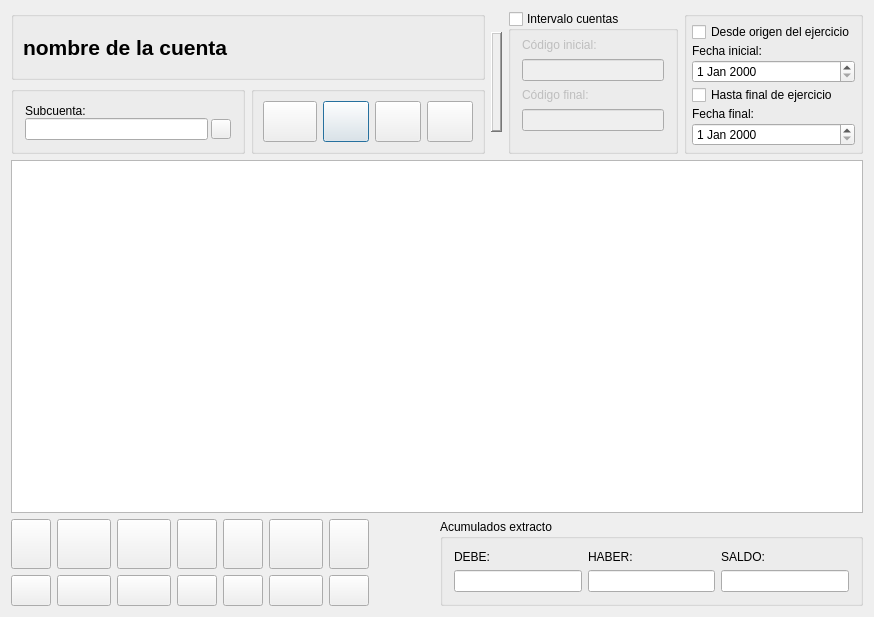
<?xml version="1.0" encoding="UTF-8"?>
<ui version="4.0">
 <author>José Manuel Díez Botella</author>
 <class>consmayor</class>
 <widget class="QDialog" name="consmayor">
  <property name="geometry">
   <rect>
    <x>0</x>
    <y>0</y>
    <width>874</width>
    <height>617</height>
   </rect>
  </property>
  <property name="windowTitle">
   <string>Consultas de Mayor</string>
  </property>
  <layout class="QVBoxLayout" name="verticalLayout_4">
   <item>
    <layout class="QHBoxLayout">
     <item>
      <layout class="QVBoxLayout">
       <item>
        <widget class="QGroupBox" name="groupBox_5">
         <property name="sizePolicy">
          <sizepolicy hsizetype="Preferred" vsizetype="Preferred">
           <horstretch>0</horstretch>
           <verstretch>0</verstretch>
          </sizepolicy>
         </property>
         <property name="title">
          <string/>
         </property>
         <layout class="QVBoxLayout">
          <property name="spacing">
           <number>6</number>
          </property>
          <property name="leftMargin">
           <number>9</number>
          </property>
          <property name="topMargin">
           <number>9</number>
          </property>
          <property name="rightMargin">
           <number>9</number>
          </property>
          <property name="bottomMargin">
           <number>9</number>
          </property>
          <item>
           <layout class="QHBoxLayout">
            <property name="spacing">
             <number>6</number>
            </property>
            <property name="leftMargin">
             <number>0</number>
            </property>
            <property name="topMargin">
             <number>0</number>
            </property>
            <property name="rightMargin">
             <number>0</number>
            </property>
            <property name="bottomMargin">
             <number>0</number>
            </property>
            <item>
             <widget class="QLabel" name="nombrelabel">
              <property name="sizePolicy">
               <sizepolicy hsizetype="Preferred" vsizetype="Preferred">
                <horstretch>0</horstretch>
                <verstretch>0</verstretch>
               </sizepolicy>
              </property>
              <property name="font">
               <font>
                <pointsize>16</pointsize>
                <weight>75</weight>
                <bold>true</bold>
               </font>
              </property>
              <property name="text">
               <string>nombre de la cuenta</string>
              </property>
              <property name="textFormat">
               <enum>Qt::PlainText</enum>
              </property>
              <property name="scaledContents">
               <bool>true</bool>
              </property>
             </widget>
            </item>
           </layout>
          </item>
         </layout>
        </widget>
       </item>
       <item>
        <layout class="QHBoxLayout">
         <item>
          <widget class="QGroupBox" name="groupBox">
           <property name="sizePolicy">
            <sizepolicy hsizetype="Expanding" vsizetype="Preferred">
             <horstretch>0</horstretch>
             <verstretch>0</verstretch>
            </sizepolicy>
           </property>
           <property name="title">
            <string/>
           </property>
           <layout class="QVBoxLayout">
            <item>
             <layout class="QVBoxLayout">
              <property name="spacing">
               <number>0</number>
              </property>
              <item>
               <widget class="QLabel" name="textLabel1">
                <property name="maximumSize">
                 <size>
                  <width>110</width>
                  <height>32767</height>
                 </size>
                </property>
                <property name="frameShape">
                 <enum>QFrame::NoFrame</enum>
                </property>
                <property name="frameShadow">
                 <enum>QFrame::Plain</enum>
                </property>
                <property name="text">
                 <string>Subcuenta:</string>
                </property>
                <property name="wordWrap">
                 <bool>false</bool>
                </property>
               </widget>
              </item>
              <item>
               <layout class="QHBoxLayout">
                <property name="spacing">
                 <number>3</number>
                </property>
                <item>
                 <widget class="QLineEdit" name="subcuentalineEdit">
                  <property name="minimumSize">
                   <size>
                    <width>125</width>
                    <height>0</height>
                   </size>
                  </property>
                  <property name="maxLength">
                   <number>40</number>
                  </property>
                 </widget>
                </item>
                <item>
                 <widget class="QPushButton" name="buscapushButton">
                  <property name="minimumSize">
                   <size>
                    <width>20</width>
                    <height>20</height>
                   </size>
                  </property>
                  <property name="maximumSize">
                   <size>
                    <width>20</width>
                    <height>20</height>
                   </size>
                  </property>
                  <property name="text">
                   <string/>
                  </property>
                  <property name="icon">
                   <iconset resource="keme.qrc">
                    <normaloff>:/iconos/graf/viewer.xpm</normaloff>:/iconos/graf/viewer.xpm</iconset>
                  </property>
                  <property name="shortcut">
                   <string/>
                  </property>
                  <property name="autoDefault">
                   <bool>false</bool>
                  </property>
                 </widget>
                </item>
               </layout>
              </item>
             </layout>
            </item>
           </layout>
          </widget>
         </item>
         <item>
          <widget class="QGroupBox" name="groupBox_2">
           <property name="title">
            <string/>
           </property>
           <layout class="QVBoxLayout">
            <property name="spacing">
             <number>6</number>
            </property>
            <property name="leftMargin">
             <number>9</number>
            </property>
            <property name="topMargin">
             <number>9</number>
            </property>
            <property name="rightMargin">
             <number>9</number>
            </property>
            <property name="bottomMargin">
             <number>9</number>
            </property>
            <item>
             <layout class="QHBoxLayout">
              <property name="spacing">
               <number>6</number>
              </property>
              <property name="leftMargin">
               <number>0</number>
              </property>
              <property name="topMargin">
               <number>0</number>
              </property>
              <property name="rightMargin">
               <number>0</number>
              </property>
              <property name="bottomMargin">
               <number>0</number>
              </property>
              <item>
               <widget class="QPushButton" name="datospushButton">
                <property name="sizePolicy">
                 <sizepolicy hsizetype="Expanding" vsizetype="Fixed">
                  <horstretch>0</horstretch>
                  <verstretch>0</verstretch>
                 </sizepolicy>
                </property>
                <property name="maximumSize">
                 <size>
                  <width>54</width>
                  <height>50</height>
                 </size>
                </property>
                <property name="toolTip">
                 <string>Datos accesorios cuenta auxiliar</string>
                </property>
                <property name="text">
                 <string/>
                </property>
                <property name="icon">
                 <iconset resource="keme.qrc">
                  <normaloff>:/iconos/graf/text-x-vcard.png</normaloff>:/iconos/graf/text-x-vcard.png</iconset>
                </property>
                <property name="iconSize">
                 <size>
                  <width>50</width>
                  <height>50</height>
                 </size>
                </property>
               </widget>
              </item>
              <item>
               <widget class="QPushButton" name="refrescarpushButton">
                <property name="maximumSize">
                 <size>
                  <width>60</width>
                  <height>50</height>
                 </size>
                </property>
                <property name="toolTip">
                 <string>Refrescar</string>
                </property>
                <property name="text">
                 <string/>
                </property>
                <property name="icon">
                 <iconset resource="keme.qrc">
                  <normaloff>:/iconos/graf/rayo.png</normaloff>:/iconos/graf/rayo.png</iconset>
                </property>
                <property name="iconSize">
                 <size>
                  <width>40</width>
                  <height>40</height>
                 </size>
                </property>
                <property name="autoDefault">
                 <bool>false</bool>
                </property>
                <property name="default">
                 <bool>true</bool>
                </property>
               </widget>
              </item>
              <item>
               <widget class="QPushButton" name="previapushButton">
                <property name="maximumSize">
                 <size>
                  <width>60</width>
                  <height>50</height>
                 </size>
                </property>
                <property name="toolTip">
                 <string>Subcuenta anterior</string>
                </property>
                <property name="text">
                 <string/>
                </property>
                <property name="icon">
                 <iconset resource="keme.qrc">
                  <normaloff>:/iconos/graf/back.png</normaloff>:/iconos/graf/back.png</iconset>
                </property>
                <property name="iconSize">
                 <size>
                  <width>40</width>
                  <height>40</height>
                 </size>
                </property>
               </widget>
              </item>
              <item>
               <widget class="QPushButton" name="siguientepushButton">
                <property name="maximumSize">
                 <size>
                  <width>60</width>
                  <height>50</height>
                 </size>
                </property>
                <property name="toolTip">
                 <string>Subcuenta posterior</string>
                </property>
                <property name="text">
                 <string/>
                </property>
                <property name="icon">
                 <iconset resource="keme.qrc">
                  <normaloff>:/iconos/graf/forward.png</normaloff>:/iconos/graf/forward.png</iconset>
                </property>
                <property name="iconSize">
                 <size>
                  <width>40</width>
                  <height>40</height>
                 </size>
                </property>
               </widget>
              </item>
             </layout>
            </item>
           </layout>
          </widget>
         </item>
        </layout>
       </item>
      </layout>
     </item>
     <item>
      <widget class="QLabel" name="fotolabel">
       <property name="sizePolicy">
        <sizepolicy hsizetype="Fixed" vsizetype="Fixed">
         <horstretch>0</horstretch>
         <verstretch>0</verstretch>
        </sizepolicy>
       </property>
       <property name="minimumSize">
        <size>
         <width>0</width>
         <height>0</height>
        </size>
       </property>
       <property name="maximumSize">
        <size>
         <width>90</width>
         <height>100</height>
        </size>
       </property>
       <property name="frameShape">
        <enum>QFrame::WinPanel</enum>
       </property>
       <property name="frameShadow">
        <enum>QFrame::Raised</enum>
       </property>
       <property name="lineWidth">
        <number>0</number>
       </property>
       <property name="text">
        <string/>
       </property>
      </widget>
     </item>
     <item>
      <widget class="QGroupBox" name="intervalogroupBox">
       <property name="maximumSize">
        <size>
         <width>170</width>
         <height>16777215</height>
        </size>
       </property>
       <property name="title">
        <string>Intervalo cuentas</string>
       </property>
       <property name="checkable">
        <bool>true</bool>
       </property>
       <property name="checked">
        <bool>false</bool>
       </property>
       <layout class="QVBoxLayout">
        <property name="topMargin">
         <number>5</number>
        </property>
        <property name="bottomMargin">
         <number>20</number>
        </property>
        <item>
         <widget class="QLabel" name="label">
          <property name="text">
           <string>Código inicial:</string>
          </property>
         </widget>
        </item>
        <item>
         <widget class="QLineEdit" name="iniciallineEdit"/>
        </item>
        <item>
         <widget class="QLabel" name="label_2">
          <property name="text">
           <string>Código final:</string>
          </property>
         </widget>
        </item>
        <item>
         <widget class="QLineEdit" name="finallineEdit"/>
        </item>
       </layout>
      </widget>
     </item>
     <item>
      <widget class="QGroupBox" name="groupBox_3">
       <property name="title">
        <string/>
       </property>
       <layout class="QVBoxLayout">
        <property name="spacing">
         <number>2</number>
        </property>
        <property name="leftMargin">
         <number>5</number>
        </property>
        <property name="topMargin">
         <number>5</number>
        </property>
        <property name="rightMargin">
         <number>5</number>
        </property>
        <property name="bottomMargin">
         <number>5</number>
        </property>
        <item>
         <widget class="QCheckBox" name="origencheckBox">
          <property name="text">
           <string>Desde origen del ejercicio</string>
          </property>
         </widget>
        </item>
        <item>
         <widget class="QLabel" name="textLabel2">
          <property name="text">
           <string>Fecha inicial:</string>
          </property>
          <property name="wordWrap">
           <bool>false</bool>
          </property>
         </widget>
        </item>
        <item>
         <widget class="QDateEdit" name="inicialdateEdit"/>
        </item>
        <item>
         <widget class="QCheckBox" name="fincheckBox">
          <property name="text">
           <string>Hasta final de ejercicio</string>
          </property>
         </widget>
        </item>
        <item>
         <widget class="QLabel" name="textLabel3">
          <property name="text">
           <string>Fecha final:</string>
          </property>
          <property name="wordWrap">
           <bool>false</bool>
          </property>
         </widget>
        </item>
        <item>
         <widget class="QDateEdit" name="finaldateEdit"/>
        </item>
       </layout>
      </widget>
     </item>
    </layout>
   </item>
   <item>
    <widget class="QTableWidget" name="mayortable"/>
   </item>
   <item>
    <layout class="QHBoxLayout" name="horizontalLayout">
     <item>
      <layout class="QGridLayout" name="gridLayout">
       <item row="0" column="0">
        <widget class="QPushButton" name="imprimirpushButton">
         <property name="maximumSize">
          <size>
           <width>54</width>
           <height>50</height>
          </size>
         </property>
         <property name="toolTip">
          <string>Imprimir</string>
         </property>
         <property name="text">
          <string/>
         </property>
         <property name="icon">
          <iconset resource="keme.qrc">
           <normaloff>:/iconos/graf/Print-icon.png</normaloff>:/iconos/graf/Print-icon.png</iconset>
         </property>
         <property name="iconSize">
          <size>
           <width>40</width>
           <height>40</height>
          </size>
         </property>
        </widget>
       </item>
       <item row="0" column="1">
        <widget class="QPushButton" name="editarpushButton">
         <property name="enabled">
          <bool>true</bool>
         </property>
         <property name="maximumSize">
          <size>
           <width>54</width>
           <height>50</height>
          </size>
         </property>
         <property name="toolTip">
          <string>Edición del asiento correspondiente</string>
         </property>
         <property name="text">
          <string/>
         </property>
         <property name="icon">
          <iconset resource="keme.qrc">
           <normaloff>:/iconos/graf/document-edit.png</normaloff>:/iconos/graf/document-edit.png</iconset>
         </property>
         <property name="iconSize">
          <size>
           <width>40</width>
           <height>40</height>
          </size>
         </property>
        </widget>
       </item>
       <item row="0" column="2">
        <widget class="QPushButton" name="consultarpushButton">
         <property name="enabled">
          <bool>true</bool>
         </property>
         <property name="maximumSize">
          <size>
           <width>54</width>
           <height>50</height>
          </size>
         </property>
         <property name="toolTip">
          <string>Consultar asiento</string>
         </property>
         <property name="text">
          <string/>
         </property>
         <property name="icon">
          <iconset resource="keme.qrc">
           <normaloff>:/iconos/graf/document-preview.png</normaloff>:/iconos/graf/document-preview.png</iconset>
         </property>
         <property name="iconSize">
          <size>
           <width>40</width>
           <height>40</height>
          </size>
         </property>
        </widget>
       </item>
       <item row="0" column="3">
        <widget class="QPushButton" name="vtospushButton">
         <property name="sizePolicy">
          <sizepolicy hsizetype="Preferred" vsizetype="Preferred">
           <horstretch>0</horstretch>
           <verstretch>0</verstretch>
          </sizepolicy>
         </property>
         <property name="maximumSize">
          <size>
           <width>54</width>
           <height>50</height>
          </size>
         </property>
         <property name="toolTip">
          <string>Edita vencimientos</string>
         </property>
         <property name="text">
          <string/>
         </property>
         <property name="icon">
          <iconset resource="keme.qrc">
           <normaloff>:/iconos/graf/calendario_venci.png</normaloff>:/iconos/graf/calendario_venci.png</iconset>
         </property>
         <property name="iconSize">
          <size>
           <width>40</width>
           <height>40</height>
          </size>
         </property>
        </widget>
       </item>
       <item row="1" column="0">
        <widget class="QPushButton" name="borrarpushButton">
         <property name="maximumSize">
          <size>
           <width>54</width>
           <height>50</height>
          </size>
         </property>
         <property name="toolTip">
          <string comment="Borra asiento">Borra asiento</string>
         </property>
         <property name="text">
          <string/>
         </property>
         <property name="icon">
          <iconset resource="keme.qrc">
           <normaloff>:/iconos/graf/delete_128.png</normaloff>:/iconos/graf/delete_128.png</iconset>
         </property>
         <property name="iconSize">
          <size>
           <width>32</width>
           <height>32</height>
          </size>
         </property>
        </widget>
       </item>
       <item row="1" column="1">
        <widget class="QPushButton" name="nuevopushButton">
         <property name="sizePolicy">
          <sizepolicy hsizetype="Expanding" vsizetype="Fixed">
           <horstretch>0</horstretch>
           <verstretch>0</verstretch>
          </sizepolicy>
         </property>
         <property name="maximumSize">
          <size>
           <width>54</width>
           <height>50</height>
          </size>
         </property>
         <property name="toolTip">
          <string>Introduce nuevo asiento</string>
         </property>
         <property name="text">
          <string/>
         </property>
         <property name="icon">
          <iconset resource="keme.qrc">
           <normaloff>:/iconos/graf/Files-New-File-icon.png</normaloff>:/iconos/graf/Files-New-File-icon.png</iconset>
         </property>
         <property name="iconSize">
          <size>
           <width>40</width>
           <height>40</height>
          </size>
         </property>
        </widget>
       </item>
       <item row="1" column="2">
        <widget class="QPushButton" name="copiarpushButton">
         <property name="sizePolicy">
          <sizepolicy hsizetype="Expanding" vsizetype="Fixed">
           <horstretch>0</horstretch>
           <verstretch>0</verstretch>
          </sizepolicy>
         </property>
         <property name="maximumSize">
          <size>
           <width>54</width>
           <height>50</height>
          </size>
         </property>
         <property name="toolTip">
          <string>Pasar al portapapeles el resultado de la consulta</string>
         </property>
         <property name="text">
          <string/>
         </property>
         <property name="icon">
          <iconset resource="keme.qrc">
           <normaloff>:/iconos/graf/copiar.png</normaloff>:/iconos/graf/copiar.png</iconset>
         </property>
         <property name="iconSize">
          <size>
           <width>40</width>
           <height>40</height>
          </size>
         </property>
        </widget>
       </item>
       <item row="1" column="8">
        <spacer name="horizontalSpacer">
         <property name="orientation">
          <enum>Qt::Horizontal</enum>
         </property>
         <property name="sizeHint" stdset="0">
          <size>
           <width>40</width>
           <height>20</height>
          </size>
         </property>
        </spacer>
       </item>
       <item row="0" column="4">
        <widget class="QPushButton" name="procvtopushButton">
         <property name="sizePolicy">
          <sizepolicy hsizetype="Preferred" vsizetype="Preferred">
           <horstretch>0</horstretch>
           <verstretch>0</verstretch>
          </sizepolicy>
         </property>
         <property name="maximumSize">
          <size>
           <width>54</width>
           <height>50</height>
          </size>
         </property>
         <property name="toolTip">
          <string>Procesa vencimiento asociado</string>
         </property>
         <property name="text">
          <string/>
         </property>
         <property name="icon">
          <iconset resource="keme.qrc">
           <normaloff>:/iconos/graf/COINS-icon.png</normaloff>:/iconos/graf/COINS-icon.png</iconset>
         </property>
         <property name="iconSize">
          <size>
           <width>40</width>
           <height>40</height>
          </size>
         </property>
        </widget>
       </item>
       <item row="1" column="6">
        <widget class="QPushButton" name="cancelarpushButton">
         <property name="maximumSize">
          <size>
           <width>54</width>
           <height>50</height>
          </size>
         </property>
         <property name="toolTip">
          <string>Salir</string>
         </property>
         <property name="text">
          <string/>
         </property>
         <property name="icon">
          <iconset resource="keme.qrc">
           <normaloff>:/iconos/graf/application-exit.png</normaloff>:/iconos/graf/application-exit.png</iconset>
         </property>
         <property name="iconSize">
          <size>
           <width>40</width>
           <height>40</height>
          </size>
         </property>
         <property name="shortcut">
          <string/>
         </property>
        </widget>
       </item>
       <item row="1" column="4">
        <widget class="QPushButton" name="xmlpushButton">
         <property name="sizePolicy">
          <sizepolicy hsizetype="Preferred" vsizetype="Preferred">
           <horstretch>0</horstretch>
           <verstretch>0</verstretch>
          </sizepolicy>
         </property>
         <property name="maximumSize">
          <size>
           <width>54</width>
           <height>50</height>
          </size>
         </property>
         <property name="toolTip">
          <string>Genera archivo XML</string>
         </property>
         <property name="text">
          <string/>
         </property>
         <property name="icon">
          <iconset resource="keme.qrc">
           <normaloff>:/iconos/graf/XML.png</normaloff>:/iconos/graf/XML.png</iconset>
         </property>
         <property name="iconSize">
          <size>
           <width>40</width>
           <height>40</height>
          </size>
         </property>
        </widget>
       </item>
       <item row="1" column="3">
        <widget class="QPushButton" name="acumpushButton">
         <property name="sizePolicy">
          <sizepolicy hsizetype="Preferred" vsizetype="Preferred">
           <horstretch>0</horstretch>
           <verstretch>0</verstretch>
          </sizepolicy>
         </property>
         <property name="maximumSize">
          <size>
           <width>54</width>
           <height>50</height>
          </size>
         </property>
         <property name="toolTip">
          <string>Acumulados cuenta</string>
         </property>
         <property name="text">
          <string/>
         </property>
         <property name="icon">
          <iconset resource="keme.qrc">
           <normaloff>:/iconos/graf/Bar-chart-icon.png</normaloff>:/iconos/graf/Bar-chart-icon.png</iconset>
         </property>
         <property name="iconSize">
          <size>
           <width>40</width>
           <height>40</height>
          </size>
         </property>
        </widget>
       </item>
       <item row="1" column="5">
        <widget class="QPushButton" name="asignafichdocpushButton">
         <property name="sizePolicy">
          <sizepolicy hsizetype="Preferred" vsizetype="Preferred">
           <horstretch>0</horstretch>
           <verstretch>0</verstretch>
          </sizepolicy>
         </property>
         <property name="maximumSize">
          <size>
           <width>54</width>
           <height>50</height>
          </size>
         </property>
         <property name="toolTip">
          <string>Asignar archivo de documento a asiento</string>
         </property>
         <property name="text">
          <string/>
         </property>
         <property name="icon">
          <iconset resource="keme.qrc">
           <normaloff>:/iconos/graf/utilities-file-archiver.png</normaloff>:/iconos/graf/utilities-file-archiver.png</iconset>
         </property>
         <property name="iconSize">
          <size>
           <width>40</width>
           <height>40</height>
          </size>
         </property>
        </widget>
       </item>
       <item row="0" column="5">
        <widget class="QPushButton" name="visdocpushButton">
         <property name="minimumSize">
          <size>
           <width>54</width>
           <height>50</height>
          </size>
         </property>
         <property name="maximumSize">
          <size>
           <width>54</width>
           <height>50</height>
          </size>
         </property>
         <property name="toolTip">
          <string>Visualizar documento asociado</string>
         </property>
         <property name="text">
          <string/>
         </property>
         <property name="icon">
          <iconset resource="keme.qrc">
           <normaloff>:/iconos/graf/document-preview-archive.png</normaloff>:/iconos/graf/document-preview-archive.png</iconset>
         </property>
         <property name="iconSize">
          <size>
           <width>40</width>
           <height>40</height>
          </size>
         </property>
        </widget>
       </item>
       <item row="0" column="6">
        <widget class="QPushButton" name="texpushButton">
         <property name="sizePolicy">
          <sizepolicy hsizetype="Preferred" vsizetype="Preferred">
           <horstretch>0</horstretch>
           <verstretch>0</verstretch>
          </sizepolicy>
         </property>
         <property name="maximumSize">
          <size>
           <width>54</width>
           <height>50</height>
          </size>
         </property>
         <property name="toolTip">
          <string>Carga documento TEX</string>
         </property>
         <property name="text">
          <string/>
         </property>
         <property name="icon">
          <iconset resource="keme.qrc">
           <normaloff>:/iconos/graf/tex.png</normaloff>:/iconos/graf/tex.png</iconset>
         </property>
         <property name="iconSize">
          <size>
           <width>40</width>
           <height>40</height>
          </size>
         </property>
        </widget>
       </item>
      </layout>
     </item>
     <item>
      <widget class="QGroupBox" name="groupBox_4">
       <property name="title">
        <string>Acumulados extracto</string>
       </property>
       <layout class="QHBoxLayout" name="horizontalLayout_2">
        <item>
         <layout class="QVBoxLayout" name="verticalLayout">
          <item>
           <widget class="QLabel" name="textLabel1_2">
            <property name="maximumSize">
             <size>
              <width>80</width>
              <height>32767</height>
             </size>
            </property>
            <property name="text">
             <string>DEBE:</string>
            </property>
            <property name="wordWrap">
             <bool>false</bool>
            </property>
           </widget>
          </item>
          <item>
           <widget class="QLineEdit" name="debelineEdit">
            <property name="alignment">
             <set>Qt::AlignRight</set>
            </property>
            <property name="readOnly">
             <bool>true</bool>
            </property>
           </widget>
          </item>
         </layout>
        </item>
        <item>
         <layout class="QVBoxLayout" name="verticalLayout_2">
          <item>
           <widget class="QLabel" name="textLabel2_2">
            <property name="maximumSize">
             <size>
              <width>80</width>
              <height>32767</height>
             </size>
            </property>
            <property name="text">
             <string>HABER:</string>
            </property>
            <property name="wordWrap">
             <bool>false</bool>
            </property>
           </widget>
          </item>
          <item>
           <widget class="QLineEdit" name="haberlineEdit">
            <property name="alignment">
             <set>Qt::AlignRight</set>
            </property>
            <property name="readOnly">
             <bool>true</bool>
            </property>
           </widget>
          </item>
         </layout>
        </item>
        <item>
         <layout class="QVBoxLayout" name="verticalLayout_3">
          <item>
           <widget class="QLabel" name="textLabel3_2">
            <property name="maximumSize">
             <size>
              <width>80</width>
              <height>32767</height>
             </size>
            </property>
            <property name="text">
             <string>SALDO:</string>
            </property>
            <property name="wordWrap">
             <bool>false</bool>
            </property>
           </widget>
          </item>
          <item>
           <widget class="QLineEdit" name="saldolineEdit">
            <property name="alignment">
             <set>Qt::AlignRight</set>
            </property>
            <property name="readOnly">
             <bool>true</bool>
            </property>
           </widget>
          </item>
         </layout>
        </item>
       </layout>
      </widget>
     </item>
    </layout>
   </item>
  </layout>
 </widget>
 <layoutdefault spacing="6" margin="11"/>
 <tabstops>
  <tabstop>subcuentalineEdit</tabstop>
  <tabstop>buscapushButton</tabstop>
  <tabstop>refrescarpushButton</tabstop>
  <tabstop>previapushButton</tabstop>
  <tabstop>siguientepushButton</tabstop>
  <tabstop>intervalogroupBox</tabstop>
  <tabstop>iniciallineEdit</tabstop>
  <tabstop>finallineEdit</tabstop>
  <tabstop>origencheckBox</tabstop>
  <tabstop>inicialdateEdit</tabstop>
  <tabstop>fincheckBox</tabstop>
  <tabstop>finaldateEdit</tabstop>
  <tabstop>mayortable</tabstop>
  <tabstop>imprimirpushButton</tabstop>
  <tabstop>editarpushButton</tabstop>
  <tabstop>consultarpushButton</tabstop>
  <tabstop>vtospushButton</tabstop>
  <tabstop>procvtopushButton</tabstop>
  <tabstop>visdocpushButton</tabstop>
  <tabstop>texpushButton</tabstop>
  <tabstop>borrarpushButton</tabstop>
  <tabstop>nuevopushButton</tabstop>
  <tabstop>copiarpushButton</tabstop>
  <tabstop>acumpushButton</tabstop>
  <tabstop>xmlpushButton</tabstop>
  <tabstop>asignafichdocpushButton</tabstop>
  <tabstop>cancelarpushButton</tabstop>
  <tabstop>debelineEdit</tabstop>
  <tabstop>haberlineEdit</tabstop>
  <tabstop>saldolineEdit</tabstop>
 </tabstops>
 <resources>
  <include location="keme.qrc"/>
 </resources>
 <connections>
  <connection>
   <sender>cancelarpushButton</sender>
   <signal>clicked()</signal>
   <receiver>consmayor</receiver>
   <slot>accept()</slot>
   <hints>
    <hint type="sourcelabel">
     <x>316</x>
     <y>582</y>
    </hint>
    <hint type="destinationlabel">
     <x>20</x>
     <y>20</y>
    </hint>
   </hints>
  </connection>
 </connections>
</ui>
